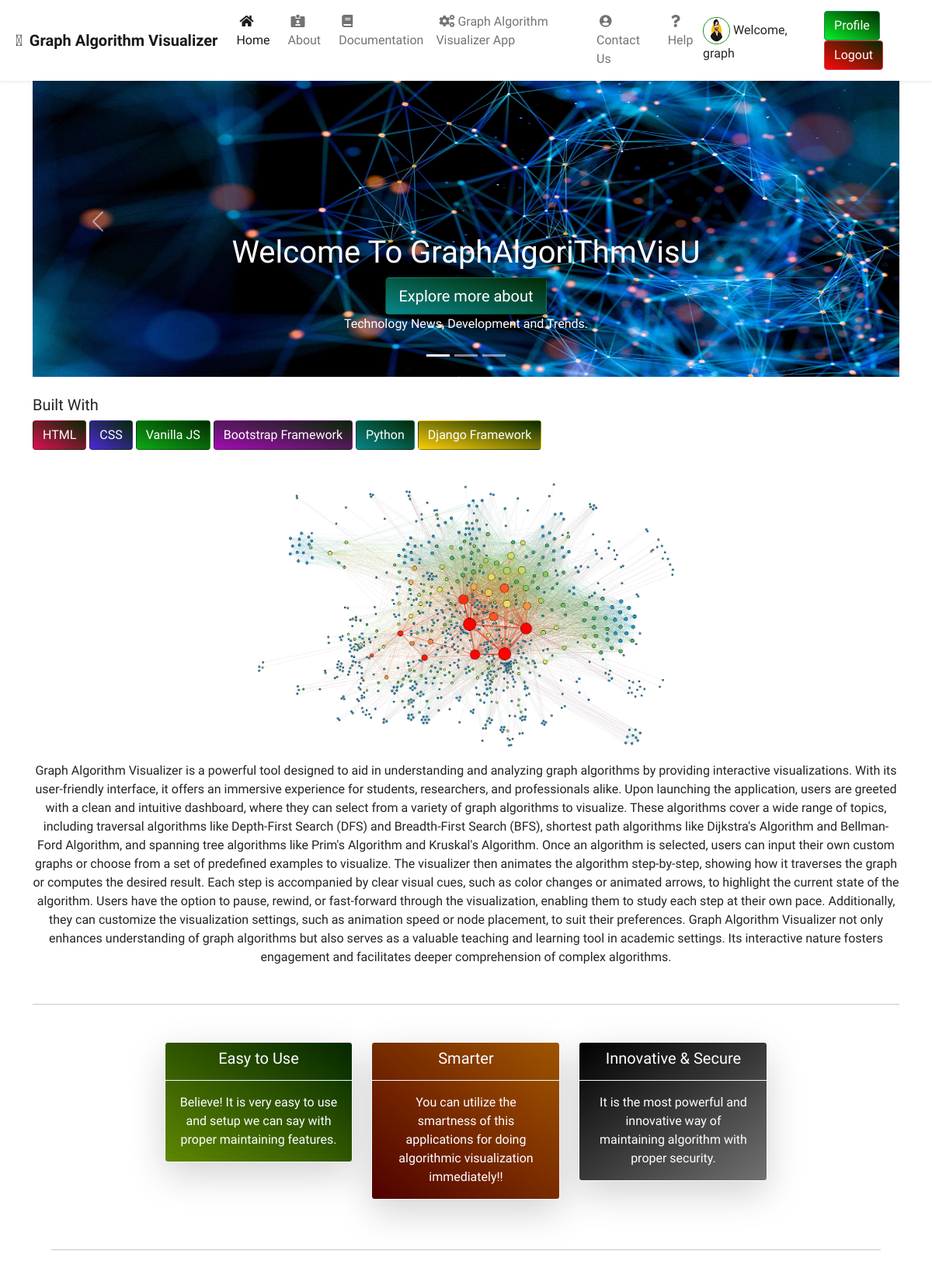
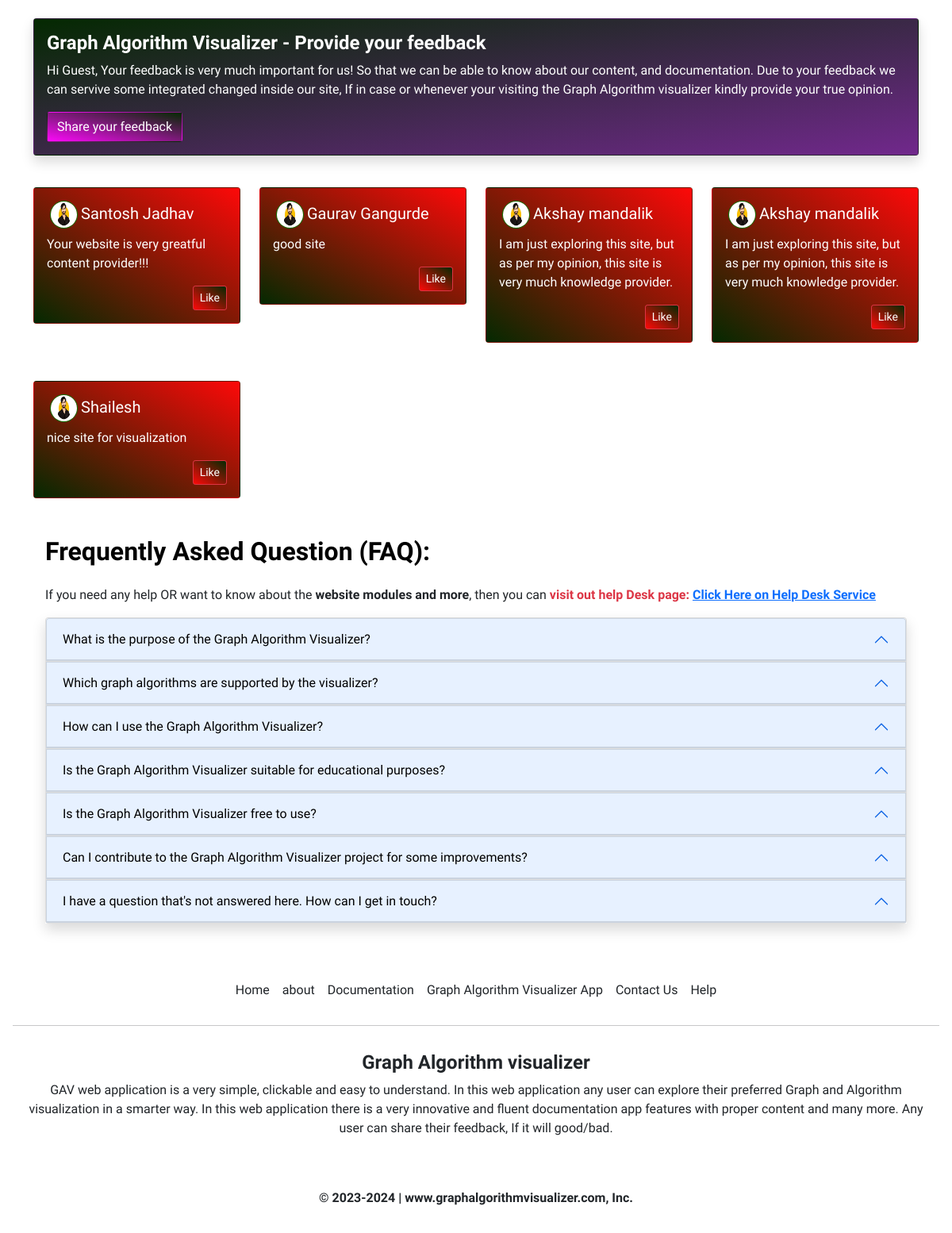
The app's page / (signed in) with its own data (2 pictures, top to bottom).
### GAVApp/models.py (models this page shows, shortened)
class Feedback(models.Model):
    sno = models.AutoField(primary_key=True)
    name = models.CharField(max_length=255)
    email = models.EmailField(max_length=100)
    feedbackMsg = models.CharField(max_length=255)
    created_at = models.DateTimeField(auto_now_add=True)

class FAQ(models.Model):
    sno = models.AutoField(primary_key=True)
    question = models.CharField(max_length=255)
    answer = models.CharField(max_length=255)
    created_at = models.DateTimeField(auto_now_add=True)

### GAVApp/views.py (the view, shortened to what this page needs)
# urls.py: path('', views.home, name="home"),
def home(request):
    feedbackData = Feedback.objects.all()
    faqData = FAQ.objects.all()
    return render(request, "GAVApp/home.html", {'post':feedbackData, 'faq':faqData})

### GAVApp/templates/GAVApp/home.html (shortened to what this page needs)
{% extends 'base.html' %}
{% load static %}
{% block homeactive %}
  active
{% endblock %}
{% block body %}
  {% load static %}
  <div class="container" style="margin-top:85px;">
    <div class="row">
      <div class="col-md-12">
        <div id="carouselExampleCaptions" class="carousel slide carousel-fade" data-bs-ride="carousel">
          <div class="carousel-indicators">
            <button type="button" data-bs-target="#carouselExampleCaptions" data-bs-slide-to="0" class="active" aria-current="true" aria-label="Slide 1"></button>
            <button type="button" data-bs-target="#carouselExampleCaptions" data-bs-slide-to="1" aria-label="Slide 2"></button>
            <button type="button" data-bs-target="#carouselExampleCaptions" data-bs-slide-to="2" aria-label="Slide 3"></button>
          </div>
          <div class="carousel-inner">
            <div class="carousel-item active">
              <img src="{% static 'GAVApp/img/bg1hd.jpg' %}" class="d-block w-100" alt="..." style="height:400px;" />
              <div class="carousel-caption d-none d-md-block">
                <h1>Welcome To GraphAlgoriThmVisU</h1>
                <a href="/info" type="button" class="btn pythonbtn text-white btn-lg">Explore more about</a>
                <p>Technology News, Development and Trends.</p>
              </div>
            </div>
          </div>
          <button class="carousel-control-prev" type="button" data-bs-target="#carouselExampleCaptions" data-bs-slide="prev">
            <span class="carousel-control-prev-icon" aria-hidden="true"></span>
          </button>
          <button class="carousel-control-next" type="button" data-bs-target="#carouselExampleCaptions" data-bs-slide="next">
            <span class="carousel-control-next-icon" aria-hidden="true"></span>
          </button>
        </div>
        <div class="builtWith shadow-md my-4">
          <h5>Built With</h5>
          <button type="button" class="btn htmlbtn">HTML</button>
          <button type="button" class="btn cssbtn">CSS</button>
          <button type="button" class="btn jsbtn">Vanilla JS</button>
          <button type="button" class="btn bootstrapbtn">Bootstrap Framework</button>
          <button type="button" class="btn pythonbtn">Python</button>
          <button type="button" class="btn djangobtn">Django Framework</button>
        </div>
      </div>
      <div class="col-md-12">
        <div class="bgImage my-2">
          <img src="{% static 'main_img/belowbg.png' %}" class="img-fluid w-50 mx-auto d-block" alt="..." />
          <p class="text-center my-2">Graph Algorithm Visualizer is a powerful tool designed to aid in understanding and analyzing graph algorithms by providing interactive visualizations. With its user-friendly interface, it offers an immersive experience for students, researchers, and professionals alike.
            Upon launching the application, users are greeted with a clean and intuitive dashboard, where they can select from a variety of graph algorithms to visualize. These algorithms cover a wide range of topics, including traversal algorithms like Depth-First Search (DFS) and Breadth-First Search (BFS), shortest path algorithms like Dijkstra's Algorithm and Bellman-Ford Algorithm, and spanning tree algorithms like Prim's Algorithm and Kruskal's Algorithm.
            Once an algorithm is selected, users can input their own custom graphs or choose from a set of predefined examples to visualize. The visualizer then animates the algorithm step-by-step, showing how it traverses the graph or computes the desired result. Each step is accompanied by clear visual cues, such as color changes or animated arrows, to highlight the current state of the algorithm.
            Users have the option to pause, rewind, or fast-forward through the visualization, enabling them to study each step at their own pace. Additionally, they can customize the visualization settings, such as animation speed or node placement, to suit their preferences.
            Graph Algorithm Visualizer not only enhances understanding of graph algorithms but also serves as a valuable teaching and learning tool in academic settings. Its interactive nature fosters engagement and facilitates deeper comprehension of complex algorithms.</p>
        </div>
        <hr class="mt-5" />
        <div class="container text-center bg-white shadow-md p-4 my-4">
          <div class="row w-75 mx-auto">
            <div class="col-md-4">
              <div class="card mb-3 shadow-lg border-light" style="max-width:
                  18rem;background-image: linear-gradient(to
                  top right, rgb(95, 135, 0), rgb(4, 41, 1));
                  color: #fff;">
                <div class="card-header border-light">
                  <h5 class="card-title">Easy to Use</h5>
                </div>
                <div class="card-body">
                  <p class="card-text">Believe! It is very easy to use and setup we can say with proper maintaining features.</p>
                </div>
              </div>
            </div>
            <div class="col-md-4">
              <div class="card text-bg-primary mb-3 shadow-lg border-light" style="max-width: 18rem;background-image:
                  linear-gradient(to bottom left, rgb(165, 88,
                  0), rgb(79, 0, 0)); color: #fff;">
                <div class="card-header border-light">
                  <h5 class="card-title">Smarter</h5>
                </div>
                <div class="card-body">
                  <p class="card-text">You can utilize the smartness of this applications for doing algorithmic visualization immediately!!</p>
                </div>
              </div>
            </div>
            <div class="col-md-4">
              <div class="card text-bg-primary mb-3 shadow-lg border-light" style="max-width: 18rem;background-image:
                  linear-gradient(to top left, rgb(113, 113,
                  113), rgb(0, 0, 0)); color: #fff;">
                <div class="card-header border-light">
                  <h5 class="card-title">Innovative & Secure</h5>
                </div>
                <div class="card-body">
                  <p class="card-text">It is the most powerful and innovative way of maintaining algorithm with proper security.</p>
                </div>
              </div>
            </div>
          </div>
          <hr class="mt-5" />
        </div>
      </div>
      <div class="col-md-12">
        <div class="card mb-3 shadow" style="background-image: linear-gradient(to top left, rgb(113 40 140), rgb(4, 41, 1)); color: #fff;">
          <div class="card-body">
            <h4 class="card-title"><strong>Graph Algorithm Visualizer - Provide your feedback</strong></h4>
            <p class="card-text">Hi Guest, Your feedback is very much important for us! So that we can be able to know about our content, and documentation. Due to your feedback we can servive some integrated changed inside our site, If in case or whenever your visiting the Graph Algorithm visualizer kindly provide your true opinion.</p>
            <a type="button" href="#" class="btn btnfeedback text-white" data-bs-toggle="modal" data-bs-target="#feedbackmodal">Share your feedback</a>
          </div>
        </div>
        <div class="row">
          {% for data in post %}
            <div class="col-md-3">
              <div class="card my-4" style="background-image: linear-gradient(to bottom left, rgb(253 9 9), rgb(4, 41, 1)); color: #fff;">
                <div class="card-body">
                  <h5 class="card-title"><img class="avatar mx-1" src="{% static 'GAVApp/img/av1.jpg' %}" />{{ data.name }}</h5>
                  <p class="card-text">{{ data.feedbackMsg }}</p>
                  <button type="button" class="btn btn-danger btn-sm float-end" onclick="clickCounter()" id="likebtn" style="background-image: linear-gradient(to top right, rgb(253 9 9), rgb(4, 41, 1)); color: #fff;">
                    Like
                  </button>
                </div>
              </div>
            </div>
          {% endfor %}
        </div>
        <div class="col-md-12">
          <h2 class="text-black my-4"><strong>Frequently Asked Question (FAQ):</strong></h2>
          <p>
            If you need any help OR want to know about the <strong class="text-dark">website modules and more</strong>, then you can <strong class="text-danger">visit out help Desk page:</strong> <a href="/help"><strong>Click Here on Help Desk Service</strong></a>
          </p>
          <div class="accordion shadow" id="accordionExample">
            {% for data in faq %}
              <div class="accordion-item">
                <h2 class="accordion-header"><button class="accordion-button text-black" type="button" data-bs-toggle="collapse" data-bs-target="#collapse{{ data.sno }}" aria-expanded="true" aria-controls="collapse">{{ data.question }}</button></h2>
              </div>
            {% endfor %}
          </div>
        </div>
      </div>
    </div>
  </div>
{% endblock %}

### GAVApp/templates/base.html (shortened to what this page needs)
<!doctype html>
<html lang="en">
<head>
  <link href="https://cdn.jsdelivr.net/npm/bootstrap@5.1.3/dist/css/bootstrap.min.css" rel="stylesheet">
  <link rel="stylesheet" href="https://pro.fontawesome.com/releases/v5.10.0/css/all.css"
 />
  <link rel="stylesheet" href="https://stackpath.bootstrapcdn.com/bootstrap/4.5.2/css/bootstrap.min.css"
>
    <link rel="stylesheet" href="https://cdnjs.cloudflare.com/ajax/libs/font-awesome/4.7.0/css/font-awesome.min.css">
    <link href="https://cdn.jsdelivr.net/npm/bootstrap@5.0.0-beta1/dist/css/bootstrap.min.css" rel="stylesheet"
>
  {% load static %}
  <link rel="stylesheet" href="{% static 'css/home.css' %}">
  <link rel="stylesheet" type="text/css" href="{% static 'css/styles/pathfinding.css' %}"/>
</head>
<body style="bg-light">
  {% load static %}
  <nav class="navbar navbar-expand-lg navbar-light bg-white fixed-top shadow-sm top-0">
    <a class="navbar-brand" href="/"><i class="fad fa-cogs mx-1"></i><strong> Graph Algorithm Visualizer</strong></a>
    <div class="collapse navbar-collapse" id="navbarSupportedContent">
      <ul class="navbar-nav mr-auto ">
        <li class="nav-item {% block homeactive %}  {% endblock homeactive %}">
          <a class="nav-link focus" href="/"><i class="fas fa-home mx-1"></i>Home <span class="sr-only">(current)</span></a>
        </li>
        <li class="nav-item {% block aboutactive %}  {% endblock aboutactive %}">
          <a class="nav-link focus" href="/about"><i class="fas fa-id-card-alt mx-1"></i>About</a>
        </li>
         <li class="nav-item {% block documentationactive %}  {% endblock documentationactive %}">
          <a class="nav-link focus" href="/documentation"><i class="fas fa-book mx-1"></i>Documentation</a>
        </li>
         <li class="nav-item {% block GAVmoduleactive %}  {% endblock GAVmoduleactive %}">
          <a class="nav-link focus" href="/GAVModule"><i class="fas fa-cogs mx-1"></i>Graph Algorithm Visualizer App</a>
        </li>
        <li class="nav-item {% block contactactive %}  {% endblock contactactive %} ">
          <a class="nav-link focus" href="/contact"><i class="fas fa-user-circle mx-1"></i>Contact Us</a>
        </li>
        <li class="nav-item {% block helpactive %}  {% endblock helpactive %} ">
          <a class="nav-link focus" href="/help"><i class="fas fa-question mx-1"></i>Help</a>
        </li>
      </ul>
      <div class="ml-auto form-inline ">
         {% if user.is_authenticated %}
        <ul class="navbar-nav mr-2">
          <li class="nav-item" style="margin-right: 40px; margin-top: 8px;">
            <img class="avatar" src='{% static "GAVApp/img/av1.jpg" %}'
                > Welcome, {{user}}
          </li>
          <li>
            <a href="/profile"><button type="button" class="btn btn-success btn-md acc-btn" style="background-image: linear-gradient(to top right, rgb(6 242 37), rgb(4, 41, 1));">Profile</button></a>
            <a href="/logout"><button type="button" class="btn btn-danger btn-md acc-btn" style="background-image: linear-gradient(to top right, rgb(253 9 9), rgb(4, 41, 1)); color: #fff;">Logout</button></a>
          </li>
        </ul>
      </div>
      {% else %}
      <a href="/login1" class="btn mx-2 text-light" role="button" data-toggle="tooltip" data-placement="top"
      title="Sign In" style="background-image: linear-gradient(to top right, rgb(6 242 37), rgb(4, 41, 1));">Login <i class="fas fa-sign-in-alt"></i></a>
      {% endif %}
    </div>
  </nav>
  {% block body %} {% endblock body %}
  <footer class="p-3 bg-white-low mt-5 shadow-2-strong">
    <ul class="nav justify-content-center pb-2">
        <li class="nav-item focus"><a href="/" class="nav-link px-2
                text-dark">Home</a></li>
        <li class="nav-item focus"><a href="/about" class="nav-link px-2
                text-dark">about</a></li>
                <li class="nav-item focus"><a href="/documentation" class="nav-link
                  px-2 text-dark">Documentation</a></li>
        <li class="nav-item focus"><a href="/GAVModule" class="nav-link
                px-2 text-dark">Graph Algorithm Visualizer App</a></li>
        <li class="nav-item focus"><a href="/contact" class="nav-link
                px-2 text-dark">Contact Us</a></li>
                <li class="nav-item focus"><a href="/help" class="nav-link
                  px-2 text-dark">Help</a></li>
    </ul>
    <hr class="shadow-1-strong">
    <div class="text-center p-3 mx-auto w-100">
        <h4 class="text-center text-dark" style="font-weight:bold ;">Graph Algorithm visualizer</h4>
        <p class="text-dark mt-1">GAV web application is a very simple,
            clickable and
            easy to understand. In this web application any user
            can explore their preferred Graph and Algorithm visualization
            in a smarter way. In this
            web application there is a very innovative and fluent
            documentation app features with proper content and many
            more. Any user can share their feedback, If it will good/bad.</p>
    </div>
</footer>
  <footer class="bg-white p-3 shadow-1-strong">
    <div class="bg-white">
        <span class="text-center">
            <p class="text-dark"><b>© 2023-2024 | www.graphalgorithmvisualizer.com, Inc.</b></p>
        </span>
    </div>
</footer>
</body>
</html>

### GAVApp/static/css/home.css (style rules this page uses)
.avatar { border: 0.5px solid green; vertical-align: middle; width: 35px; height: 35px; border-radius: 50%; }

### GAVApp/static/css/styles/pathfinding.css (style rules this page uses)
* { padding: 0; margin: 0; box-sizing: border-box; }

### records on screen
Feedback: name "Santosh Jadhav", feedbackMsg "Your website is very greatful content provider!!!"
Feedback: name "Gaurav Gangurde", feedbackMsg "good site"
Feedback: name "Akshay mandalik", feedbackMsg "I am just exploring this site, but as per my opinion, this site is very much knowledge provider."
Feedback: name "Akshay mandalik", feedbackMsg "I am just exploring this site, but as per my opinion, this site is very much knowledge provider."
Feedback: name "Shailesh", feedbackMsg "nice site for visualization"
FAQ: question "What is the purpose of the Graph Algorithm Visualizer?"
FAQ: question "Which graph algorithms are supported by the visualizer?"
FAQ: question "How can I use the Graph Algorithm Visualizer?"
FAQ: question "Is the Graph Algorithm Visualizer suitable for educational purposes?"
FAQ: question "Is the Graph Algorithm Visualizer free to use?"
FAQ: question "Can I contribute to the Graph Algorithm Visualizer project for some improvements?"
FAQ: question "I have a question that's not answered here. How can I get in touch?"

### other values on screen
{{ user }} "graph"
